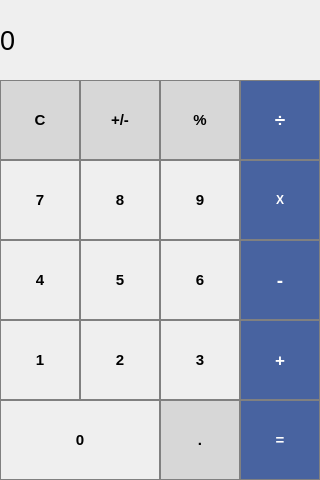
<?xml version="1.0" encoding="UTF-8"?>
<ui version="4.0">
 <class>MainWindow</class>
 <widget class="QMainWindow" name="MainWindow">
  <property name="geometry">
   <rect>
    <x>0</x>
    <y>0</y>
    <width>320</width>
    <height>480</height>
   </rect>
  </property>
  <property name="font">
   <font>
    <pointsize>9</pointsize>
   </font>
  </property>
  <property name="windowTitle">
   <string>MainWindow</string>
  </property>
  <property name="styleSheet">
   <string notr="true"/>
  </property>
  <widget class="QWidget" name="centralwidget">
   <widget class="QLabel" name="label">
    <property name="geometry">
     <rect>
      <x>0</x>
      <y>0</y>
      <width>320</width>
      <height>80</height>
     </rect>
    </property>
    <property name="font">
     <font>
      <pointsize>20</pointsize>
     </font>
    </property>
    <property name="styleSheet">
     <string notr="true">QLabel {
  qproperty-alignment: 'AlignVCenter | AlignRight';
  border: 1px solid gray;
}

background-color : white;</string>
    </property>
    <property name="text">
     <string>0</string>
    </property>
   </widget>
   <widget class="QPushButton" name="pushButton_clear">
    <property name="geometry">
     <rect>
      <x>0</x>
      <y>80</y>
      <width>80</width>
      <height>80</height>
     </rect>
    </property>
    <property name="font">
     <font>
      <pointsize>11</pointsize>
      <bold>true</bold>
     </font>
    </property>
    <property name="styleSheet">
     <string notr="true">QPushButton {
  background-color: rgb(215, 215, 215);
  border: 1px solid gray;
}
QPushButton:pressed {
    background-color: qlineargradient(x1: 0, y1: 0, x2: 0, y2: 1,
                                      stop: 0 #BEBEBE, stop: 1 #D7D7D7);
}
QPushButton:hover {
  background-color: #728FCE; 
  box-shadow: 0 0 10px rgba(0, 0, 255, 0.8); 
}</string>
    </property>
    <property name="text">
     <string>C</string>
    </property>
   </widget>
   <widget class="QPushButton" name="pushButton_plusMinus">
    <property name="geometry">
     <rect>
      <x>80</x>
      <y>80</y>
      <width>80</width>
      <height>80</height>
     </rect>
    </property>
    <property name="font">
     <font>
      <pointsize>11</pointsize>
      <bold>true</bold>
     </font>
    </property>
    <property name="styleSheet">
     <string notr="true">QPushButton {
  background-color: rgb(215, 215, 215);
  border: 1px solid gray;
}
QPushButton:pressed {
    background-color: qlineargradient(x1: 0, y1: 0, x2: 0, y2: 1,
                                      stop: 0 #BEBEBE, stop: 1 #D7D7D7);
}
QPushButton:hover {
  background-color: #728FCE; 
  box-shadow: 0 0 10px rgba(0, 0, 255, 0.8); 
}</string>
    </property>
    <property name="text">
     <string>+/-</string>
    </property>
   </widget>
   <widget class="QPushButton" name="pushButton_percent">
    <property name="geometry">
     <rect>
      <x>160</x>
      <y>80</y>
      <width>80</width>
      <height>80</height>
     </rect>
    </property>
    <property name="font">
     <font>
      <pointsize>11</pointsize>
      <bold>true</bold>
     </font>
    </property>
    <property name="styleSheet">
     <string notr="true">QPushButton {
  background-color: rgb(215, 215, 215);
  border: 1px solid gray;
}
QPushButton:pressed {
    background-color: qlineargradient(x1: 0, y1: 0, x2: 0, y2: 1,
                                      stop: 0 #BEBEBE, stop: 1 #D7D7D7);
}
QPushButton:hover {
  background-color: #728FCE; 
  box-shadow: 0 0 10px rgba(0, 0, 255, 0.8); 
}</string>
    </property>
    <property name="text">
     <string>%</string>
    </property>
   </widget>
   <widget class="QPushButton" name="pushButton_devide">
    <property name="geometry">
     <rect>
      <x>240</x>
      <y>80</y>
      <width>80</width>
      <height>80</height>
     </rect>
    </property>
    <property name="font">
     <font>
      <pointsize>14</pointsize>
      <bold>true</bold>
     </font>
    </property>
    <property name="styleSheet">
     <string notr="true">QPushButton {
  background-color: #4863A0;
  color: white; 
  border: 1px solid gray;
  transition: background-color 0.3s ease-in-out;
}

QPushButton:pressed {
    background-color: qlineargradient(x1: 0, y1: 0, x2: 0, y2: 1,
                                      stop: 0 #FF7832, stop: 1 #FF9739);
}
QPushButton:hover {
  background-color: #2F539B;
  box-shadow: 0 0 10px rgba(0, 0, 255, 0.8); 
}</string>
    </property>
    <property name="text">
     <string>÷</string>
    </property>
   </widget>
   <widget class="QPushButton" name="pushButton_8">
    <property name="geometry">
     <rect>
      <x>80</x>
      <y>160</y>
      <width>80</width>
      <height>80</height>
     </rect>
    </property>
    <property name="font">
     <font>
      <pointsize>11</pointsize>
      <bold>true</bold>
     </font>
    </property>
    <property name="styleSheet">
     <string notr="true">QPushButton {
   border: 1px solid gray;
}
QPushButton:pressed {
    background-color: qlineargradient(x1: 0, y1: 0, x2: 0, y2: 1,
                                      stop: 0 #dadbde, stop: 1 #f6f7fa);
}

QPushButton:hover {
  background-color: #A0CFEC;
  box-shadow: 0 0 10px rgba(0, 0, 255, 0.8); 
}</string>
    </property>
    <property name="text">
     <string>8</string>
    </property>
   </widget>
   <widget class="QPushButton" name="pushButton_9">
    <property name="geometry">
     <rect>
      <x>160</x>
      <y>160</y>
      <width>80</width>
      <height>80</height>
     </rect>
    </property>
    <property name="font">
     <font>
      <pointsize>11</pointsize>
      <bold>true</bold>
     </font>
    </property>
    <property name="styleSheet">
     <string notr="true">QPushButton {
   border: 1px solid gray;
}
QPushButton:pressed {
    background-color: qlineargradient(x1: 0, y1: 0, x2: 0, y2: 1,
                                      stop: 0 #dadbde, stop: 1 #f6f7fa);
}

QPushButton:hover {
  background-color: #A0CFEC;
  box-shadow: 0 0 10px rgba(0, 0, 255, 0.8); 
}</string>
    </property>
    <property name="text">
     <string>9</string>
    </property>
   </widget>
   <widget class="QPushButton" name="pushButton_multilple">
    <property name="geometry">
     <rect>
      <x>240</x>
      <y>160</y>
      <width>80</width>
      <height>80</height>
     </rect>
    </property>
    <property name="font">
     <font>
      <pointsize>9</pointsize>
      <bold>true</bold>
     </font>
    </property>
    <property name="styleSheet">
     <string notr="true">QPushButton {
  background-color: #4863A0;
  color: white; 
  border: 1px solid gray;
  transition: background-color 0.3s ease-in-out;
}

QPushButton:pressed {
    background-color: qlineargradient(x1: 0, y1: 0, x2: 0, y2: 1,
                                      stop: 0 #FF7832, stop: 1 #FF9739);
}
QPushButton:hover {
  background-color: #2F539B;
  box-shadow: 0 0 10px rgba(0, 0, 255, 0.8); 
}</string>
    </property>
    <property name="text">
     <string>X</string>
    </property>
   </widget>
   <widget class="QPushButton" name="pushButton_7">
    <property name="geometry">
     <rect>
      <x>0</x>
      <y>160</y>
      <width>80</width>
      <height>80</height>
     </rect>
    </property>
    <property name="font">
     <font>
      <pointsize>11</pointsize>
      <bold>true</bold>
     </font>
    </property>
    <property name="styleSheet">
     <string notr="true">QPushButton {
   border: 1px solid gray;
}
QPushButton:pressed {
    background-color: qlineargradient(x1: 0, y1: 0, x2: 0, y2: 1,
                                      stop: 0 #dadbde, stop: 1 #f6f7fa);
}

QPushButton:hover {
  background-color: #A0CFEC;
  box-shadow: 0 0 10px rgba(0, 0, 255, 0.8); 
}</string>
    </property>
    <property name="text">
     <string>7</string>
    </property>
   </widget>
   <widget class="QPushButton" name="pushButton_5">
    <property name="geometry">
     <rect>
      <x>80</x>
      <y>240</y>
      <width>80</width>
      <height>80</height>
     </rect>
    </property>
    <property name="font">
     <font>
      <pointsize>11</pointsize>
      <bold>true</bold>
     </font>
    </property>
    <property name="styleSheet">
     <string notr="true">QPushButton {
   border: 1px solid gray;
}
QPushButton:pressed {
    background-color: qlineargradient(x1: 0, y1: 0, x2: 0, y2: 1,
                                      stop: 0 #dadbde, stop: 1 #f6f7fa);
}

QPushButton:hover {
  background-color: #A0CFEC;
  box-shadow: 0 0 10px rgba(0, 0, 255, 0.8); 
}</string>
    </property>
    <property name="text">
     <string>5</string>
    </property>
   </widget>
   <widget class="QPushButton" name="pushButton_6">
    <property name="geometry">
     <rect>
      <x>160</x>
      <y>240</y>
      <width>80</width>
      <height>80</height>
     </rect>
    </property>
    <property name="font">
     <font>
      <pointsize>11</pointsize>
      <bold>true</bold>
     </font>
    </property>
    <property name="styleSheet">
     <string notr="true">QPushButton {
   border: 1px solid gray;
}
QPushButton:pressed {
    background-color: qlineargradient(x1: 0, y1: 0, x2: 0, y2: 1,
                                      stop: 0 #dadbde, stop: 1 #f6f7fa);
}

QPushButton:hover {
  background-color: #A0CFEC;
  box-shadow: 0 0 10px rgba(0, 0, 255, 0.8); 
}</string>
    </property>
    <property name="text">
     <string>6</string>
    </property>
   </widget>
   <widget class="QPushButton" name="pushButton_subtract">
    <property name="geometry">
     <rect>
      <x>240</x>
      <y>240</y>
      <width>80</width>
      <height>80</height>
     </rect>
    </property>
    <property name="font">
     <font>
      <pointsize>14</pointsize>
      <bold>true</bold>
     </font>
    </property>
    <property name="styleSheet">
     <string notr="true">QPushButton {
  background-color: #4863A0;
  color: white; 
  border: 1px solid gray;
  transition: background-color 0.3s ease-in-out;
}

QPushButton:pressed {
    background-color: qlineargradient(x1: 0, y1: 0, x2: 0, y2: 1,
                                      stop: 0 #FF7832, stop: 1 #FF9739);
}
QPushButton:hover {
  background-color: #2F539B;
  box-shadow: 0 0 10px rgba(0, 0, 255, 0.8); 
}</string>
    </property>
    <property name="text">
     <string>-</string>
    </property>
   </widget>
   <widget class="QPushButton" name="pushButton_4">
    <property name="geometry">
     <rect>
      <x>0</x>
      <y>240</y>
      <width>80</width>
      <height>80</height>
     </rect>
    </property>
    <property name="font">
     <font>
      <pointsize>11</pointsize>
      <bold>true</bold>
     </font>
    </property>
    <property name="styleSheet">
     <string notr="true">QPushButton {
   border: 1px solid gray;
}
QPushButton:pressed {
    background-color: qlineargradient(x1: 0, y1: 0, x2: 0, y2: 1,
                                      stop: 0 #dadbde, stop: 1 #f6f7fa);
}

QPushButton:hover {
  background-color: #A0CFEC;
  box-shadow: 0 0 10px rgba(0, 0, 255, 0.8); 
}</string>
    </property>
    <property name="text">
     <string>4</string>
    </property>
   </widget>
   <widget class="QPushButton" name="pushButton_2">
    <property name="geometry">
     <rect>
      <x>80</x>
      <y>320</y>
      <width>80</width>
      <height>80</height>
     </rect>
    </property>
    <property name="font">
     <font>
      <pointsize>11</pointsize>
      <bold>true</bold>
     </font>
    </property>
    <property name="styleSheet">
     <string notr="true">QPushButton {
   border: 1px solid gray;
}
QPushButton:pressed {
    background-color: qlineargradient(x1: 0, y1: 0, x2: 0, y2: 1,
                                      stop: 0 #dadbde, stop: 1 #f6f7fa);
}

QPushButton:hover {
  background-color: #A0CFEC;
  box-shadow: 0 0 10px rgba(0, 0, 255, 0.8); 
}</string>
    </property>
    <property name="text">
     <string>2</string>
    </property>
   </widget>
   <widget class="QPushButton" name="pushButton_3">
    <property name="geometry">
     <rect>
      <x>160</x>
      <y>320</y>
      <width>80</width>
      <height>80</height>
     </rect>
    </property>
    <property name="font">
     <font>
      <pointsize>11</pointsize>
      <bold>true</bold>
     </font>
    </property>
    <property name="styleSheet">
     <string notr="true">QPushButton {
   border: 1px solid gray;
}
QPushButton:pressed {
    background-color: qlineargradient(x1: 0, y1: 0, x2: 0, y2: 1,
                                      stop: 0 #dadbde, stop: 1 #f6f7fa);
}

QPushButton:hover {
  background-color: #A0CFEC;
  box-shadow: 0 0 10px rgba(0, 0, 255, 0.8); 
}</string>
    </property>
    <property name="text">
     <string>3</string>
    </property>
   </widget>
   <widget class="QPushButton" name="pushButton_addition">
    <property name="geometry">
     <rect>
      <x>240</x>
      <y>320</y>
      <width>80</width>
      <height>80</height>
     </rect>
    </property>
    <property name="font">
     <font>
      <pointsize>13</pointsize>
      <bold>true</bold>
     </font>
    </property>
    <property name="styleSheet">
     <string notr="true">QPushButton {
  background-color: #4863A0;
  color: white; 
  border: 1px solid gray;
  transition: background-color 0.3s ease-in-out;
}

QPushButton:pressed {
    background-color: qlineargradient(x1: 0, y1: 0, x2: 0, y2: 1,
                                      stop: 0 #FF7832, stop: 1 #FF9739);
}
QPushButton:hover {
  background-color: #2F539B;
  box-shadow: 0 0 10px rgba(0, 0, 255, 0.8); 
}</string>
    </property>
    <property name="text">
     <string>+</string>
    </property>
   </widget>
   <widget class="QPushButton" name="pushButton_1">
    <property name="geometry">
     <rect>
      <x>0</x>
      <y>320</y>
      <width>80</width>
      <height>80</height>
     </rect>
    </property>
    <property name="font">
     <font>
      <pointsize>11</pointsize>
      <bold>true</bold>
     </font>
    </property>
    <property name="styleSheet">
     <string notr="true">QPushButton {
   border: 1px solid gray;
}
QPushButton:pressed {
    background-color: qlineargradient(x1: 0, y1: 0, x2: 0, y2: 1,
                                      stop: 0 #dadbde, stop: 1 #f6f7fa);
}

QPushButton:hover {
  background-color: #A0CFEC;
  box-shadow: 0 0 10px rgba(0, 0, 255, 0.8); 
}</string>
    </property>
    <property name="text">
     <string>1</string>
    </property>
   </widget>
   <widget class="QPushButton" name="pushButton_equal">
    <property name="geometry">
     <rect>
      <x>240</x>
      <y>400</y>
      <width>80</width>
      <height>80</height>
     </rect>
    </property>
    <property name="font">
     <font>
      <pointsize>11</pointsize>
      <bold>true</bold>
     </font>
    </property>
    <property name="styleSheet">
     <string notr="true">QPushButton {
  background-color: #4863A0;
  color: white; 
  border: 1px solid gray;
  transition: background-color 0.3s ease-in-out;
}

QPushButton:pressed {
    background-color: qlineargradient(x1: 0, y1: 0, x2: 0, y2: 1,
                                      stop: 0 #FF7832, stop: 1 #FF9739);
}
QPushButton:hover {
  background-color: #2F539B;
  box-shadow: 0 0 10px rgba(0, 0, 255, 0.8); 
}</string>
    </property>
    <property name="text">
     <string>=</string>
    </property>
   </widget>
   <widget class="QPushButton" name="pushButton_0">
    <property name="geometry">
     <rect>
      <x>0</x>
      <y>400</y>
      <width>160</width>
      <height>80</height>
     </rect>
    </property>
    <property name="font">
     <font>
      <pointsize>11</pointsize>
      <bold>true</bold>
     </font>
    </property>
    <property name="styleSheet">
     <string notr="true">QPushButton {
   border: 1px solid gray;
}
QPushButton:pressed {
    background-color: qlineargradient(x1: 0, y1: 0, x2: 0, y2: 1,
                                      stop: 0 #dadbde, stop: 1 #f6f7fa);
}

QPushButton:hover {
  background-color: #A0CFEC;
  box-shadow: 0 0 10px rgba(0, 0, 255, 0.8); 
}</string>
    </property>
    <property name="text">
     <string>0</string>
    </property>
   </widget>
   <widget class="QPushButton" name="pushButton_decimal">
    <property name="geometry">
     <rect>
      <x>160</x>
      <y>400</y>
      <width>80</width>
      <height>80</height>
     </rect>
    </property>
    <property name="font">
     <font>
      <pointsize>11</pointsize>
      <bold>true</bold>
     </font>
    </property>
    <property name="styleSheet">
     <string notr="true">QPushButton {
  background-color: rgb(215, 215, 215);
  border: 1px solid gray;
}
QPushButton:pressed {
    background-color: qlineargradient(x1: 0, y1: 0, x2: 0, y2: 1,
                                      stop: 0 #BEBEBE, stop: 1 #D7D7D7);
}
QPushButton:hover {
  background-color: #728FCE; 
  box-shadow: 0 0 10px rgba(0, 0, 255, 0.8); 
}</string>
    </property>
    <property name="text">
     <string>.</string>
    </property>
   </widget>
  </widget>
 </widget>
 <resources/>
 <connections/>
</ui>
